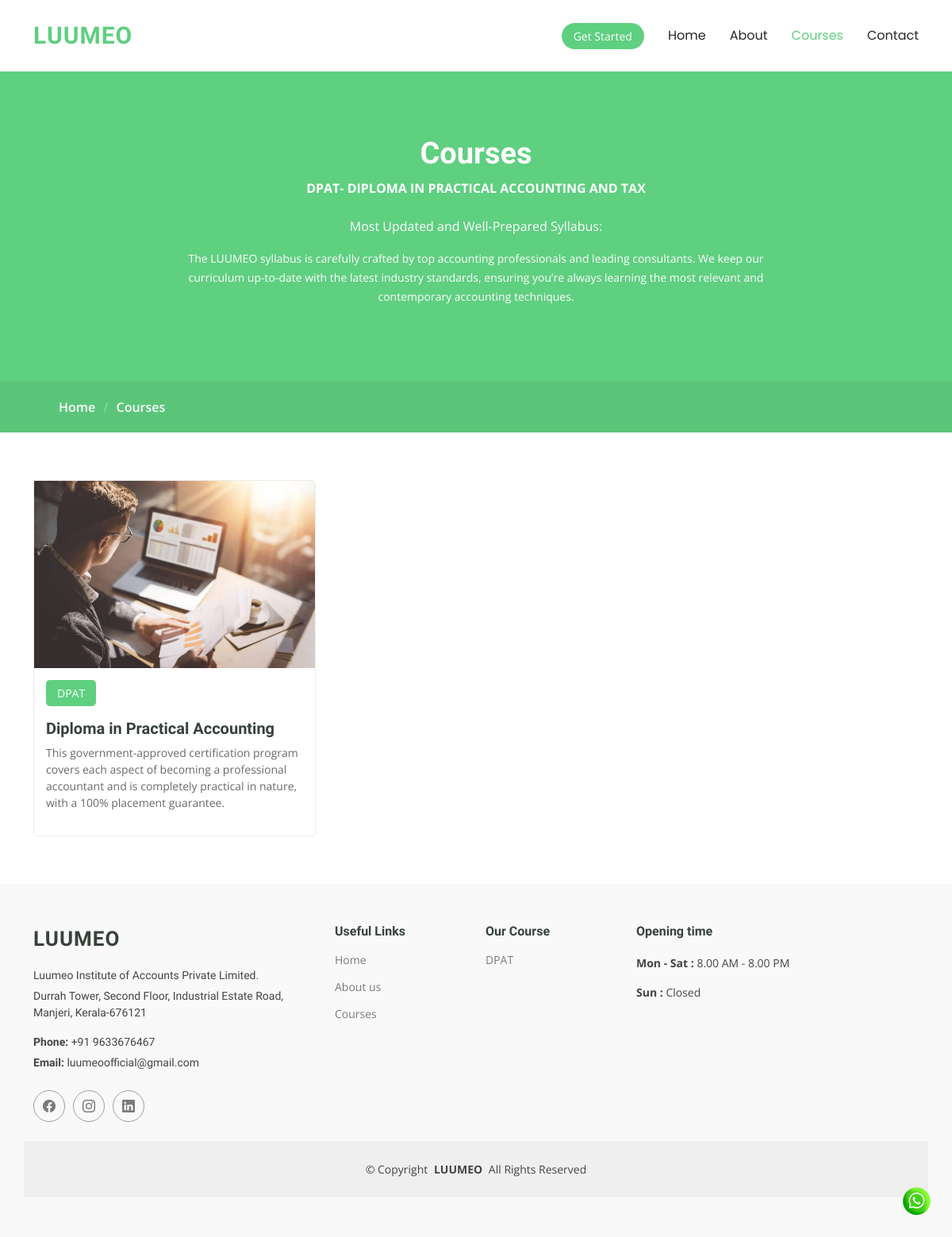
Page /courses/ on the committed database.
### web/models.py (models this page shows, shortened)
class Course(models.Model):
    name = models.CharField(max_length=100)
    image = models.ImageField(upload_to="media/course")
    description = models.TextField()
    full_name = models.CharField(max_length=50)
    class Meta:
        verbose_name_plural = "course"
        verbose_name = "Course"

### web/views.py (the view)
# urls.py: path("courses/", views.courses, name="courses"),
def courses(request):
    course = Course.objects.all()
    context = {"course": course,"is_course":True}
    return render(request, "web/courses.html", context)

### templates/web/courses.html (shortened to what this page needs)
{% extends "web/base.html" %}
{% load static %}
{% block content %}
  <main class="main">
    <div class="page-title" data-aos="fade">
      <div class="heading">
        <div class="container">
          <div class="row d-flex justify-content-center text-center">
            <div class="col-lg-8">
              <h1>Courses</h1>
              <p class="mb-0"><strong>DPAT- DIPLOMA IN PRACTICAL ACCOUNTING AND TAX</strong></p><br>
              <p>Most Updated and Well-Prepared Syllabus:</p>
              <p><small>The LUUMEO syllabus is carefully crafted by top accounting professionals and leading consultants. We keep our curriculum up-to-date with the latest industry standards, ensuring you’re always learning the most relevant and contemporary accounting techniques.</small></p>
            </div>
          </div>
        </div>
      </div>
      <nav class="breadcrumbs">
        <div class="container">
          <ol>
            <li><a href="{% url 'index' %}">Home</a></li>
            <li class="current">Courses</li>
          </ol>
        </div>
      </nav>
    </div>
    <section id="courses" class="courses section">
    <div class="container">
      <div class="row">
        {% for i in course %}
          <div class="col-lg-4 col-md-6 d-flex align-items-stretch" data-aos="zoom-in" data-aos-delay="100">
            <div class="course-item">
              <img src="{{i.image.url}}" class="img-fluid" alt="...">
              <div class="course-content">
                <div class="d-flex justify-content-between align-items-center mb-3">
                  <p class="category">{{i.name}}</p>
                </div>
                <h3><a href="course-details.html">{{i.full_name}}</a></h3>
                <p class="description">{{i.description}}</p>
              </div>
            </div>
          </div>
          {% endfor %}
        </div>
      </div>
    </section>
  </main>
  {% endblock %}

### static/web/css/main.css (style rules this page uses)
:root { --default-font: "Open Sans", system-ui, -apple-system, "Segoe UI", Roboto, "Helvetica Neue", Arial, "Noto Sans", "Liberation Sans", sans-serif, "Apple Color Emoji", "Segoe UI Emoji", "Segoe UI Symbol", "Noto Color Emoji"; --heading-font: "Raleway", sans-serif; --nav-font: "Poppins", sans-serif; }
:root { --background-color: #ffffff; --default-color: #444444; --heading-color: #37423b; --accent-color: #5fcf80; --surface-color: #ffffff; --contrast-color: #ffffff; }
:root { --nav-color: #272828; --nav-hover-color: #5fcf80; --nav-mobile-background-color: #ffffff; --nav-dropdown-background-color: #ffffff; --nav-dropdown-color: #272828; --nav-dropdown-hover-color: #5fcf80; }
:root { scroll-behavior: smooth; }
body { color: var(--default-color); background-color: var(--background-color); font-family: var(--default-font); }
a { color: var(--accent-color); text-decoration: none; transition: 0.3s; }
h1, h2, h3, h4, h5, h6 { color: var(--heading-color); font-family: var(--heading-font); }
.page-title { --default-color: var(--contrast-color); --background-color: var(--accent-color); --heading-color: var(--contrast-color); color: var(--default-color); background-color: var(--background-color); position: relative; }
.page-title .heading { padding: 80px 0; border-top: 1px solid color-mix(in srgb, var(--default-color), transparent 90%); }
.page-title .heading h1 { font-size: 38px; font-weight: 700; }
.page-title nav { background-color: color-mix(in srgb, var(--accent-color) 90%, black 5%); padding: 20px 0; }
.page-title nav a { color: var(--default-color); }
.page-title nav ol { display: flex; flex-wrap: wrap; list-style: none; margin: 0; font-size: 16px; font-weight: 600; }
.page-title nav ol li+li { padding-left: 10px; }
.page-title nav ol li+li::before { content: "/"; display: inline-block; padding-right: 10px; color: color-mix(in srgb, var(--default-color), transparent 70%); }
section, .section { color: var(--default-color); background-color: var(--background-color); padding: 60px 0; scroll-margin-top: 900px; overflow: clip; }
.courses .course-item { background-color: var(--surface-color); border: 1px solid color-mix(in srgb, var(--default-color), transparent 90%); border-radius: 5px; }
.courses .course-content { padding: 15px; }
.courses .course-content h3 { font-weight: 700; font-size: 20px; }
.courses .course-content h3 a { color: var(--heading-color); transition: 0.3s; }
.courses .course-content .category { background: var(--accent-color); color: var(--contrast-color); font-size: 14px; padding: 6px 14px; margin: 0; border-radius: 5px; }
.courses .course-content .description { font-size: 14px; color: color-mix(in srgb, var(--default-color), transparent 20%); }

### rows in the picture
Course: image (picture), name "DPAT", full_name "Diploma in Practical Accounting", description "This government-approved certification program covers each aspect of becoming a professional accountant and is completely practical in nature, with a 100% placement guarantee."
